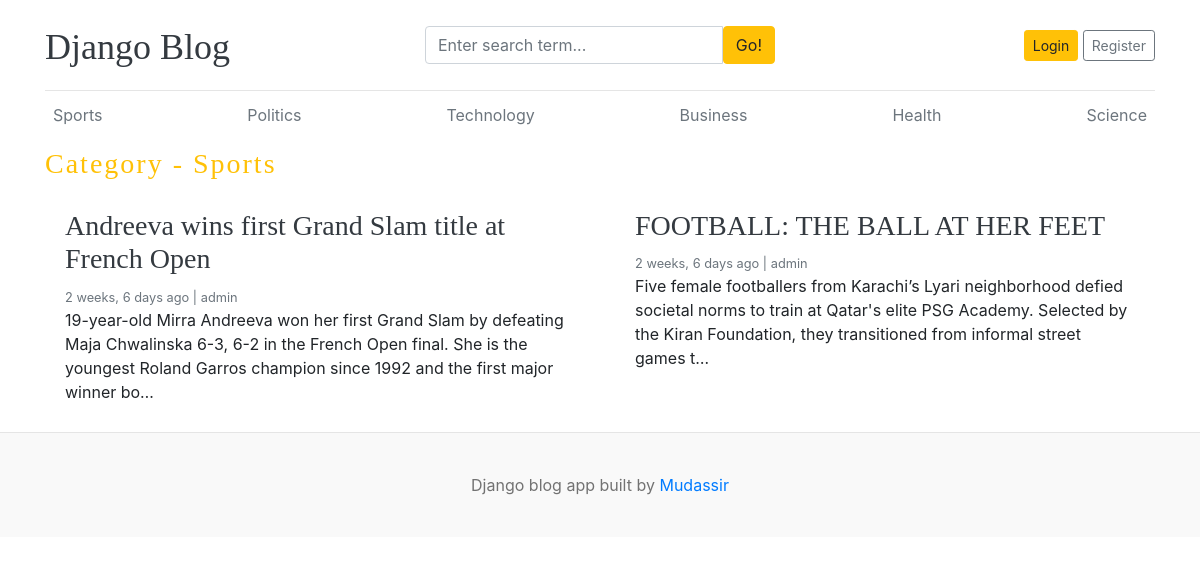
Page /category/1/ on the committed database.
### blogs/models.py (models this page shows, shortened)
class Category(models.Model):
    category_name = models.CharField(max_length=50, unique=True)
    createdAt = models.DateTimeField(auto_now_add=True)
    updatedAt = models.DateTimeField(auto_now=True)
    class Meta:
        verbose_name_plural = "Categories"
    def __str__(self):
        return self.category_name

class Blog(models.Model):
    title = models.CharField(max_length=100)
    slug = models.SlugField(max_length=150, unique=True, blank=True)
    category = models.ForeignKey(Category, on_delete=models.CASCADE)
    author = models.ForeignKey(User, on_delete=models.CASCADE)
    featured_image = models.ImageField(upload_to="uploads/%Y/%m/%d/")
    short_description = models.TextField(max_length=500)
    blog_body = models.TextField(max_length=2000)
    status = models.CharField(max_length=20, choices=STATUS_CHOICES, default="Draft")           # Published or not
    is_featured = models.BooleanField(default=False)                                            # Featured or not
    createdAt = models.DateTimeField(auto_now_add=True)
    updatedAt = models.DateTimeField(auto_now=True)

### blogs/views.py (the view)
# urls.py: path('<int:category_id>/', views.posts_by_category, name='posts_by_category'),
def posts_by_category(request, category_id):
    posts = Blog.objects.filter(status='Published', category=category_id)
    category = get_object_or_404(Category, pk=category_id)
    context = {
        'posts': posts,
        'category': category
    }
    return render(request, 'posts_by_category.html', context)

### blogs/context_processors.py (called while the page is built)
def get_categories(request):
    categories = Category.objects.all()
    return {'categories': categories}

def get_social_links(request):
    social_links = SocialLink.objects.all()
    return {'social_links': social_links}

### templates/posts_by_category.html
{% extends 'base.html' %}
{% block content %}
    <h3 class="tet-uppercase text-warning" style="letter-spacing: 2px">Category - {{category}}</h3>
    <div class="row mb-2">
        {% if posts %}
        {% for post in posts %}
        <div class="col-md-6">
        <div class="card border-0" >
            <div class="card-body">
            <h3><a href="{% url 'blogs' slug=post.slug %}" class="text-dark">{{post.title}}</a></h3>
            <small class="mb-1 text-muted">{{ post.updatedAt|timesince }} ago | {{post.author}}</small>
            <p class="card-text">{{ post.short_description | truncatechars:200 }}</p>
            </div>
        </div>
        </div>
        {% endfor %}
        {% else %}
        <p>No posts available in this category.</p>
        {% endif %}
    </div>
    </div>
{% endblock %}

### templates/base.html (shortened to what this page needs)
{% load static %}
<!DOCTYPE html>
<html lang="en">
<head>
    <link href="https://getbootstrap.com/docs/4.0/dist/css/bootstrap.min.css" rel="stylesheet">
    <link href="{% static 'css/blog.css' %}" rel="stylesheet">
    <link rel="stylesheet" href="https://cdnjs.cloudflare.com/ajax/libs/font-awesome/4.7.0/css/font-awesome.min.css">
  </head>
<body>
    <div class="container">
      <header class="blog-header py-3">
        <div class="row flex-nowrap justify-content-between align-items-center">
          <div class="col-4 pt-1">
            <a class="blog-header-logo text-dark" href="/">Django Blog</a>
          </div>
          <div class="col-4">
            <form action="{% url 'search' %}" method="GET">
              <div class="input-group">
                <input class="form-control" type="text" name="keyword" value="{{ keyword }}" placeholder="Enter search term..." aria-label="Enter search term..." aria-describedby="button-search" />
                <button type="submit" class="btn btn-warning" id="button-search">Go!</button>
            </div>
            </form>
          </div>
          <div class="col-4 d-flex justify-content-end align-items-center">
            {% if not user.is_authenticated %}
              <a class="btn btn-sm btn-warning" href="{% url 'login' %}">Login</a> &nbsp;
              <a class="btn btn-sm btn-outline-secondary" href="{% url 'register' %}">Register</a>
            {% else %}
              <span class="navbar-text"><a href="{% url 'dashboard' %}">Dashboard</a></span>
                &emsp;
              <span><a href="{% url 'logout' %}">Logout</a></span>
            {% endif %}
          </div>
        </div>
      </header>
      <div class="nav-scroller py-1 mb-2">
        <nav class="nav d-flex justify-content-between">
          {% for i in categories %}
          <a class="p-2 text-muted" href="{% url 'posts_by_category' i.id %}">{{i}}</a>
          {% endfor %}
        </nav>
      </div>
{% block content %}
{% endblock %}
<footer class="blog-footer">
  <p>Django blog app built by <a href="#">Mudassir</a></p>
</footer>
</body>
</html>

### blog_main/static/css/blog.css (style rules this page uses)
.blog-header { border-bottom: 1px solid #e5e5e5; }
.blog-header-logo { font-family: "Playfair Display", Georgia, "Times New Roman", serif; font-size: 2.25rem; }
h1, h2, h3, h4, h5, h6 { font-family: "Playfair Display", Georgia, "Times New Roman", serif; }
.blog-footer { padding: 2.5rem 0; color: #727272; text-align: center; background-color: #f9f9f9; border-top: .05rem solid #e5e5e5; }
.blog-footer p:last-child { margin-bottom: 0; }

### rows in the picture
Category: category_name "Sports"
Category: category_name "Politics"
Category: category_name "Technology"
Category: category_name "Business"
Category: category_name "Health"
Category: category_name "Science"
Blog: title "Andreeva wins first Grand Slam title at French Open", updatedAt "2 weeks, 6 days", author "admin", short_description "19-year-old Mirra Andreeva won her first Grand Slam by defeating Maja Chwalinska 6-3, 6-2 in the French Open final. She is the youngest Roland Garros champion since 1992 and the first major winner bo…"
Blog: title "FOOTBALL: THE BALL AT HER FEET", updatedAt "2 weeks, 6 days", author "admin", short_description "Five female footballers from Karachi’s Lyari neighborhood defied societal norms to train at Qatar's elite PSG Academy. Selected by the Kiran Foundation, they transitioned from informal street games t…"
